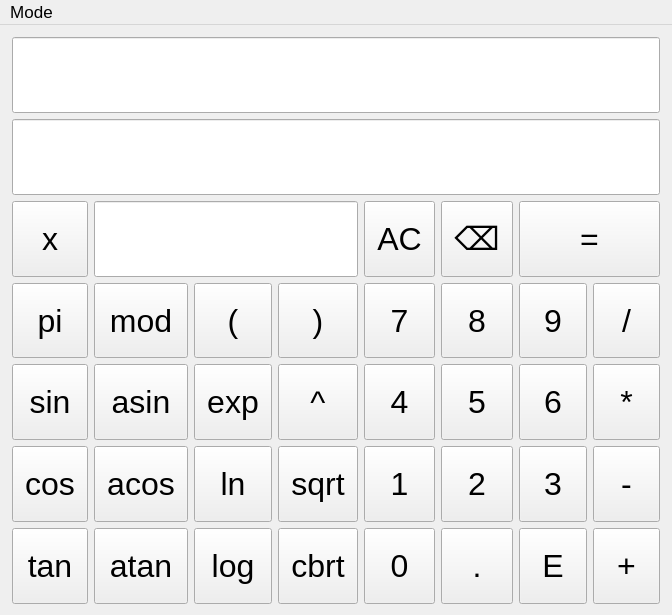
<?xml version="1.0" encoding="UTF-8"?>
<ui version="4.0">
 <class>MainWindow</class>
 <widget class="QMainWindow" name="MainWindow">
  <property name="geometry">
   <rect>
    <x>0</x>
    <y>0</y>
    <width>672</width>
    <height>615</height>
   </rect>
  </property>
  <property name="sizePolicy">
   <sizepolicy hsizetype="Expanding" vsizetype="Expanding">
    <horstretch>0</horstretch>
    <verstretch>0</verstretch>
   </sizepolicy>
  </property>
  <property name="minimumSize">
   <size>
    <width>672</width>
    <height>615</height>
   </size>
  </property>
  <property name="maximumSize">
   <size>
    <width>672</width>
    <height>615</height>
   </size>
  </property>
  <property name="sizeIncrement">
   <size>
    <width>0</width>
    <height>0</height>
   </size>
  </property>
  <property name="font">
   <font>
    <pointsize>24</pointsize>
   </font>
  </property>
  <property name="windowTitle">
   <string>Engineer Calculator</string>
  </property>
  <widget class="QWidget" name="centralwidget">
   <property name="minimumSize">
    <size>
     <width>672</width>
     <height>591</height>
    </size>
   </property>
   <property name="maximumSize">
    <size>
     <width>16777215</width>
     <height>16777215</height>
    </size>
   </property>
   <layout class="QGridLayout" name="gridLayout">
    <property name="leftMargin">
     <number>12</number>
    </property>
    <property name="topMargin">
     <number>12</number>
    </property>
    <property name="rightMargin">
     <number>12</number>
    </property>
    <property name="bottomMargin">
     <number>12</number>
    </property>
    <property name="spacing">
     <number>-1</number>
    </property>
    <item row="2" column="1" colspan="3">
     <widget class="QLineEdit" name="lineEdit_input_x">
      <property name="sizePolicy">
       <sizepolicy hsizetype="Ignored" vsizetype="Expanding">
        <horstretch>0</horstretch>
        <verstretch>0</verstretch>
       </sizepolicy>
      </property>
      <property name="frame">
       <bool>true</bool>
      </property>
     </widget>
    </item>
    <item row="5" column="5">
     <widget class="QToolButton" name="toolButton_2">
      <property name="sizePolicy">
       <sizepolicy hsizetype="Expanding" vsizetype="Expanding">
        <horstretch>0</horstretch>
        <verstretch>0</verstretch>
       </sizepolicy>
      </property>
      <property name="minimumSize">
       <size>
        <width>40</width>
        <height>40</height>
       </size>
      </property>
      <property name="cursor">
       <cursorShape>PointingHandCursor</cursorShape>
      </property>
      <property name="text">
       <string>2</string>
      </property>
     </widget>
    </item>
    <item row="3" column="4">
     <widget class="QToolButton" name="toolButton_7">
      <property name="sizePolicy">
       <sizepolicy hsizetype="Expanding" vsizetype="Expanding">
        <horstretch>0</horstretch>
        <verstretch>0</verstretch>
       </sizepolicy>
      </property>
      <property name="minimumSize">
       <size>
        <width>40</width>
        <height>40</height>
       </size>
      </property>
      <property name="cursor">
       <cursorShape>PointingHandCursor</cursorShape>
      </property>
      <property name="text">
       <string>7</string>
      </property>
     </widget>
    </item>
    <item row="6" column="1">
     <widget class="QToolButton" name="toolButton_atan">
      <property name="sizePolicy">
       <sizepolicy hsizetype="Expanding" vsizetype="Expanding">
        <horstretch>0</horstretch>
        <verstretch>0</verstretch>
       </sizepolicy>
      </property>
      <property name="minimumSize">
       <size>
        <width>40</width>
        <height>40</height>
       </size>
      </property>
      <property name="cursor">
       <cursorShape>PointingHandCursor</cursorShape>
      </property>
      <property name="text">
       <string>atan</string>
      </property>
     </widget>
    </item>
    <item row="4" column="6">
     <widget class="QToolButton" name="toolButton_6">
      <property name="sizePolicy">
       <sizepolicy hsizetype="Expanding" vsizetype="Expanding">
        <horstretch>0</horstretch>
        <verstretch>0</verstretch>
       </sizepolicy>
      </property>
      <property name="minimumSize">
       <size>
        <width>40</width>
        <height>40</height>
       </size>
      </property>
      <property name="cursor">
       <cursorShape>PointingHandCursor</cursorShape>
      </property>
      <property name="text">
       <string>6</string>
      </property>
     </widget>
    </item>
    <item row="6" column="6">
     <widget class="QToolButton" name="toolButton_E">
      <property name="sizePolicy">
       <sizepolicy hsizetype="Expanding" vsizetype="Expanding">
        <horstretch>0</horstretch>
        <verstretch>0</verstretch>
       </sizepolicy>
      </property>
      <property name="minimumSize">
       <size>
        <width>40</width>
        <height>40</height>
       </size>
      </property>
      <property name="cursor">
       <cursorShape>PointingHandCursor</cursorShape>
      </property>
      <property name="whatsThis">
       <string/>
      </property>
      <property name="text">
       <string>E</string>
      </property>
     </widget>
    </item>
    <item row="5" column="4">
     <widget class="QToolButton" name="toolButton_1">
      <property name="sizePolicy">
       <sizepolicy hsizetype="Expanding" vsizetype="Expanding">
        <horstretch>0</horstretch>
        <verstretch>0</verstretch>
       </sizepolicy>
      </property>
      <property name="minimumSize">
       <size>
        <width>40</width>
        <height>40</height>
       </size>
      </property>
      <property name="cursor">
       <cursorShape>PointingHandCursor</cursorShape>
      </property>
      <property name="text">
       <string>1</string>
      </property>
     </widget>
    </item>
    <item row="6" column="2">
     <widget class="QToolButton" name="toolButton_log">
      <property name="sizePolicy">
       <sizepolicy hsizetype="Expanding" vsizetype="Expanding">
        <horstretch>0</horstretch>
        <verstretch>0</verstretch>
       </sizepolicy>
      </property>
      <property name="minimumSize">
       <size>
        <width>40</width>
        <height>40</height>
       </size>
      </property>
      <property name="cursor">
       <cursorShape>PointingHandCursor</cursorShape>
      </property>
      <property name="text">
       <string>log</string>
      </property>
     </widget>
    </item>
    <item row="6" column="5">
     <widget class="QToolButton" name="toolButton_point">
      <property name="sizePolicy">
       <sizepolicy hsizetype="Expanding" vsizetype="Expanding">
        <horstretch>0</horstretch>
        <verstretch>0</verstretch>
       </sizepolicy>
      </property>
      <property name="minimumSize">
       <size>
        <width>40</width>
        <height>40</height>
       </size>
      </property>
      <property name="cursor">
       <cursorShape>PointingHandCursor</cursorShape>
      </property>
      <property name="text">
       <string>.</string>
      </property>
     </widget>
    </item>
    <item row="6" column="7">
     <widget class="QToolButton" name="toolButton_add">
      <property name="sizePolicy">
       <sizepolicy hsizetype="Expanding" vsizetype="Expanding">
        <horstretch>0</horstretch>
        <verstretch>0</verstretch>
       </sizepolicy>
      </property>
      <property name="minimumSize">
       <size>
        <width>40</width>
        <height>40</height>
       </size>
      </property>
      <property name="cursor">
       <cursorShape>PointingHandCursor</cursorShape>
      </property>
      <property name="text">
       <string>+</string>
      </property>
     </widget>
    </item>
    <item row="4" column="7">
     <widget class="QToolButton" name="toolButton_mult">
      <property name="sizePolicy">
       <sizepolicy hsizetype="Expanding" vsizetype="Expanding">
        <horstretch>0</horstretch>
        <verstretch>0</verstretch>
       </sizepolicy>
      </property>
      <property name="minimumSize">
       <size>
        <width>40</width>
        <height>40</height>
       </size>
      </property>
      <property name="cursor">
       <cursorShape>PointingHandCursor</cursorShape>
      </property>
      <property name="text">
       <string>*</string>
      </property>
     </widget>
    </item>
    <item row="2" column="5">
     <widget class="QToolButton" name="toolButton_backspace">
      <property name="sizePolicy">
       <sizepolicy hsizetype="Expanding" vsizetype="Expanding">
        <horstretch>0</horstretch>
        <verstretch>0</verstretch>
       </sizepolicy>
      </property>
      <property name="minimumSize">
       <size>
        <width>40</width>
        <height>40</height>
       </size>
      </property>
      <property name="cursor">
       <cursorShape>PointingHandCursor</cursorShape>
      </property>
      <property name="text">
       <string>⌫</string>
      </property>
      <property name="autoRepeat">
       <bool>true</bool>
      </property>
     </widget>
    </item>
    <item row="2" column="0">
     <widget class="QToolButton" name="toolButton_x">
      <property name="sizePolicy">
       <sizepolicy hsizetype="Expanding" vsizetype="Expanding">
        <horstretch>0</horstretch>
        <verstretch>0</verstretch>
       </sizepolicy>
      </property>
      <property name="minimumSize">
       <size>
        <width>40</width>
        <height>40</height>
       </size>
      </property>
      <property name="cursor">
       <cursorShape>PointingHandCursor</cursorShape>
      </property>
      <property name="text">
       <string>x</string>
      </property>
      <property name="popupMode">
       <enum>QToolButton::DelayedPopup</enum>
      </property>
      <property name="autoRaise">
       <bool>false</bool>
      </property>
     </widget>
    </item>
    <item row="6" column="0">
     <widget class="QToolButton" name="toolButton_tan">
      <property name="sizePolicy">
       <sizepolicy hsizetype="Expanding" vsizetype="Expanding">
        <horstretch>0</horstretch>
        <verstretch>0</verstretch>
       </sizepolicy>
      </property>
      <property name="minimumSize">
       <size>
        <width>40</width>
        <height>40</height>
       </size>
      </property>
      <property name="cursor">
       <cursorShape>PointingHandCursor</cursorShape>
      </property>
      <property name="text">
       <string>tan</string>
      </property>
     </widget>
    </item>
    <item row="3" column="5">
     <widget class="QToolButton" name="toolButton_8">
      <property name="sizePolicy">
       <sizepolicy hsizetype="Expanding" vsizetype="Expanding">
        <horstretch>0</horstretch>
        <verstretch>0</verstretch>
       </sizepolicy>
      </property>
      <property name="minimumSize">
       <size>
        <width>40</width>
        <height>40</height>
       </size>
      </property>
      <property name="cursor">
       <cursorShape>PointingHandCursor</cursorShape>
      </property>
      <property name="text">
       <string>8</string>
      </property>
     </widget>
    </item>
    <item row="4" column="0">
     <widget class="QToolButton" name="toolButton_sin">
      <property name="sizePolicy">
       <sizepolicy hsizetype="Expanding" vsizetype="Expanding">
        <horstretch>0</horstretch>
        <verstretch>0</verstretch>
       </sizepolicy>
      </property>
      <property name="minimumSize">
       <size>
        <width>40</width>
        <height>40</height>
       </size>
      </property>
      <property name="cursor">
       <cursorShape>PointingHandCursor</cursorShape>
      </property>
      <property name="text">
       <string>sin</string>
      </property>
     </widget>
    </item>
    <item row="4" column="3">
     <widget class="QToolButton" name="toolButton_power">
      <property name="sizePolicy">
       <sizepolicy hsizetype="Expanding" vsizetype="Expanding">
        <horstretch>0</horstretch>
        <verstretch>0</verstretch>
       </sizepolicy>
      </property>
      <property name="minimumSize">
       <size>
        <width>40</width>
        <height>40</height>
       </size>
      </property>
      <property name="cursor">
       <cursorShape>PointingHandCursor</cursorShape>
      </property>
      <property name="text">
       <string>^</string>
      </property>
     </widget>
    </item>
    <item row="6" column="3">
     <widget class="QToolButton" name="toolButton_cbrt">
      <property name="sizePolicy">
       <sizepolicy hsizetype="Expanding" vsizetype="Expanding">
        <horstretch>0</horstretch>
        <verstretch>0</verstretch>
       </sizepolicy>
      </property>
      <property name="minimumSize">
       <size>
        <width>40</width>
        <height>40</height>
       </size>
      </property>
      <property name="cursor">
       <cursorShape>PointingHandCursor</cursorShape>
      </property>
      <property name="text">
       <string>cbrt</string>
      </property>
     </widget>
    </item>
    <item row="5" column="1">
     <widget class="QToolButton" name="toolButton_acos">
      <property name="sizePolicy">
       <sizepolicy hsizetype="Expanding" vsizetype="Expanding">
        <horstretch>0</horstretch>
        <verstretch>0</verstretch>
       </sizepolicy>
      </property>
      <property name="minimumSize">
       <size>
        <width>40</width>
        <height>40</height>
       </size>
      </property>
      <property name="cursor">
       <cursorShape>PointingHandCursor</cursorShape>
      </property>
      <property name="text">
       <string>acos</string>
      </property>
     </widget>
    </item>
    <item row="4" column="5">
     <widget class="QToolButton" name="toolButton_5">
      <property name="sizePolicy">
       <sizepolicy hsizetype="Expanding" vsizetype="Expanding">
        <horstretch>0</horstretch>
        <verstretch>0</verstretch>
       </sizepolicy>
      </property>
      <property name="minimumSize">
       <size>
        <width>40</width>
        <height>40</height>
       </size>
      </property>
      <property name="cursor">
       <cursorShape>PointingHandCursor</cursorShape>
      </property>
      <property name="text">
       <string>5</string>
      </property>
     </widget>
    </item>
    <item row="0" column="0" colspan="8">
     <widget class="QLineEdit" name="lineEdit_input">
      <property name="sizePolicy">
       <sizepolicy hsizetype="Expanding" vsizetype="MinimumExpanding">
        <horstretch>0</horstretch>
        <verstretch>0</verstretch>
       </sizepolicy>
      </property>
      <property name="font">
       <font>
        <pointsize>24</pointsize>
       </font>
      </property>
     </widget>
    </item>
    <item row="5" column="0">
     <widget class="QToolButton" name="toolButton_cos">
      <property name="sizePolicy">
       <sizepolicy hsizetype="Expanding" vsizetype="Expanding">
        <horstretch>0</horstretch>
        <verstretch>0</verstretch>
       </sizepolicy>
      </property>
      <property name="minimumSize">
       <size>
        <width>40</width>
        <height>40</height>
       </size>
      </property>
      <property name="cursor">
       <cursorShape>PointingHandCursor</cursorShape>
      </property>
      <property name="text">
       <string>cos</string>
      </property>
     </widget>
    </item>
    <item row="1" column="0" colspan="8">
     <widget class="QLineEdit" name="lineEdit_output">
      <property name="sizePolicy">
       <sizepolicy hsizetype="Expanding" vsizetype="Expanding">
        <horstretch>0</horstretch>
        <verstretch>0</verstretch>
       </sizepolicy>
      </property>
      <property name="alignment">
       <set>Qt::AlignRight|Qt::AlignTrailing|Qt::AlignVCenter</set>
      </property>
      <property name="readOnly">
       <bool>true</bool>
      </property>
     </widget>
    </item>
    <item row="3" column="7">
     <widget class="QToolButton" name="toolButton_div">
      <property name="sizePolicy">
       <sizepolicy hsizetype="Expanding" vsizetype="Expanding">
        <horstretch>0</horstretch>
        <verstretch>0</verstretch>
       </sizepolicy>
      </property>
      <property name="minimumSize">
       <size>
        <width>40</width>
        <height>40</height>
       </size>
      </property>
      <property name="cursor">
       <cursorShape>PointingHandCursor</cursorShape>
      </property>
      <property name="text">
       <string>/</string>
      </property>
     </widget>
    </item>
    <item row="3" column="1">
     <widget class="QToolButton" name="toolButton_mod">
      <property name="sizePolicy">
       <sizepolicy hsizetype="Expanding" vsizetype="Expanding">
        <horstretch>0</horstretch>
        <verstretch>0</verstretch>
       </sizepolicy>
      </property>
      <property name="minimumSize">
       <size>
        <width>40</width>
        <height>40</height>
       </size>
      </property>
      <property name="cursor">
       <cursorShape>PointingHandCursor</cursorShape>
      </property>
      <property name="text">
       <string>mod</string>
      </property>
     </widget>
    </item>
    <item row="5" column="6">
     <widget class="QToolButton" name="toolButton_3">
      <property name="sizePolicy">
       <sizepolicy hsizetype="Expanding" vsizetype="Expanding">
        <horstretch>0</horstretch>
        <verstretch>0</verstretch>
       </sizepolicy>
      </property>
      <property name="minimumSize">
       <size>
        <width>40</width>
        <height>40</height>
       </size>
      </property>
      <property name="cursor">
       <cursorShape>PointingHandCursor</cursorShape>
      </property>
      <property name="text">
       <string>3</string>
      </property>
     </widget>
    </item>
    <item row="5" column="7">
     <widget class="QToolButton" name="toolButton_sub">
      <property name="sizePolicy">
       <sizepolicy hsizetype="Expanding" vsizetype="Expanding">
        <horstretch>0</horstretch>
        <verstretch>0</verstretch>
       </sizepolicy>
      </property>
      <property name="minimumSize">
       <size>
        <width>40</width>
        <height>40</height>
       </size>
      </property>
      <property name="cursor">
       <cursorShape>PointingHandCursor</cursorShape>
      </property>
      <property name="text">
       <string>-</string>
      </property>
     </widget>
    </item>
    <item row="4" column="4">
     <widget class="QToolButton" name="toolButton_4">
      <property name="sizePolicy">
       <sizepolicy hsizetype="Expanding" vsizetype="Expanding">
        <horstretch>0</horstretch>
        <verstretch>0</verstretch>
       </sizepolicy>
      </property>
      <property name="minimumSize">
       <size>
        <width>40</width>
        <height>40</height>
       </size>
      </property>
      <property name="cursor">
       <cursorShape>PointingHandCursor</cursorShape>
      </property>
      <property name="text">
       <string>4</string>
      </property>
     </widget>
    </item>
    <item row="5" column="3">
     <widget class="QToolButton" name="toolButton_sqrt">
      <property name="sizePolicy">
       <sizepolicy hsizetype="Expanding" vsizetype="Expanding">
        <horstretch>0</horstretch>
        <verstretch>0</verstretch>
       </sizepolicy>
      </property>
      <property name="minimumSize">
       <size>
        <width>40</width>
        <height>40</height>
       </size>
      </property>
      <property name="cursor">
       <cursorShape>PointingHandCursor</cursorShape>
      </property>
      <property name="text">
       <string>sqrt</string>
      </property>
     </widget>
    </item>
    <item row="2" column="4">
     <widget class="QToolButton" name="toolButton_all_clean">
      <property name="sizePolicy">
       <sizepolicy hsizetype="Expanding" vsizetype="Expanding">
        <horstretch>0</horstretch>
        <verstretch>0</verstretch>
       </sizepolicy>
      </property>
      <property name="minimumSize">
       <size>
        <width>40</width>
        <height>40</height>
       </size>
      </property>
      <property name="cursor">
       <cursorShape>PointingHandCursor</cursorShape>
      </property>
      <property name="text">
       <string>AC</string>
      </property>
     </widget>
    </item>
    <item row="4" column="2">
     <widget class="QToolButton" name="toolButton_exp">
      <property name="sizePolicy">
       <sizepolicy hsizetype="Expanding" vsizetype="Expanding">
        <horstretch>0</horstretch>
        <verstretch>0</verstretch>
       </sizepolicy>
      </property>
      <property name="minimumSize">
       <size>
        <width>40</width>
        <height>40</height>
       </size>
      </property>
      <property name="cursor">
       <cursorShape>PointingHandCursor</cursorShape>
      </property>
      <property name="text">
       <string>exp</string>
      </property>
     </widget>
    </item>
    <item row="2" column="6" colspan="2">
     <widget class="QToolButton" name="toolButton_equal">
      <property name="sizePolicy">
       <sizepolicy hsizetype="Expanding" vsizetype="Expanding">
        <horstretch>0</horstretch>
        <verstretch>0</verstretch>
       </sizepolicy>
      </property>
      <property name="minimumSize">
       <size>
        <width>40</width>
        <height>40</height>
       </size>
      </property>
      <property name="cursor">
       <cursorShape>PointingHandCursor</cursorShape>
      </property>
      <property name="text">
       <string>=</string>
      </property>
      <property name="shortcut">
       <string>Return</string>
      </property>
     </widget>
    </item>
    <item row="3" column="6">
     <widget class="QToolButton" name="toolButton_9">
      <property name="sizePolicy">
       <sizepolicy hsizetype="Expanding" vsizetype="Expanding">
        <horstretch>0</horstretch>
        <verstretch>0</verstretch>
       </sizepolicy>
      </property>
      <property name="minimumSize">
       <size>
        <width>40</width>
        <height>40</height>
       </size>
      </property>
      <property name="cursor">
       <cursorShape>PointingHandCursor</cursorShape>
      </property>
      <property name="text">
       <string>9</string>
      </property>
     </widget>
    </item>
    <item row="3" column="2">
     <widget class="QToolButton" name="toolButton_openBracket">
      <property name="sizePolicy">
       <sizepolicy hsizetype="Expanding" vsizetype="Expanding">
        <horstretch>0</horstretch>
        <verstretch>0</verstretch>
       </sizepolicy>
      </property>
      <property name="minimumSize">
       <size>
        <width>40</width>
        <height>40</height>
       </size>
      </property>
      <property name="cursor">
       <cursorShape>PointingHandCursor</cursorShape>
      </property>
      <property name="text">
       <string>(</string>
      </property>
     </widget>
    </item>
    <item row="3" column="3">
     <widget class="QToolButton" name="toolButton_closeBracket">
      <property name="sizePolicy">
       <sizepolicy hsizetype="Expanding" vsizetype="Expanding">
        <horstretch>0</horstretch>
        <verstretch>0</verstretch>
       </sizepolicy>
      </property>
      <property name="minimumSize">
       <size>
        <width>40</width>
        <height>40</height>
       </size>
      </property>
      <property name="cursor">
       <cursorShape>PointingHandCursor</cursorShape>
      </property>
      <property name="text">
       <string>)</string>
      </property>
     </widget>
    </item>
    <item row="5" column="2">
     <widget class="QToolButton" name="toolButton_ln">
      <property name="sizePolicy">
       <sizepolicy hsizetype="Expanding" vsizetype="Expanding">
        <horstretch>0</horstretch>
        <verstretch>0</verstretch>
       </sizepolicy>
      </property>
      <property name="minimumSize">
       <size>
        <width>40</width>
        <height>40</height>
       </size>
      </property>
      <property name="cursor">
       <cursorShape>PointingHandCursor</cursorShape>
      </property>
      <property name="text">
       <string>ln</string>
      </property>
     </widget>
    </item>
    <item row="6" column="4">
     <widget class="QToolButton" name="toolButton_0">
      <property name="sizePolicy">
       <sizepolicy hsizetype="Expanding" vsizetype="Expanding">
        <horstretch>0</horstretch>
        <verstretch>0</verstretch>
       </sizepolicy>
      </property>
      <property name="minimumSize">
       <size>
        <width>40</width>
        <height>40</height>
       </size>
      </property>
      <property name="cursor">
       <cursorShape>PointingHandCursor</cursorShape>
      </property>
      <property name="text">
       <string>0</string>
      </property>
     </widget>
    </item>
    <item row="4" column="1">
     <widget class="QToolButton" name="toolButton_asin">
      <property name="sizePolicy">
       <sizepolicy hsizetype="Expanding" vsizetype="Expanding">
        <horstretch>0</horstretch>
        <verstretch>0</verstretch>
       </sizepolicy>
      </property>
      <property name="minimumSize">
       <size>
        <width>40</width>
        <height>40</height>
       </size>
      </property>
      <property name="cursor">
       <cursorShape>PointingHandCursor</cursorShape>
      </property>
      <property name="text">
       <string>asin</string>
      </property>
     </widget>
    </item>
    <item row="3" column="0">
     <widget class="QToolButton" name="toolButton_pi">
      <property name="sizePolicy">
       <sizepolicy hsizetype="Expanding" vsizetype="Expanding">
        <horstretch>0</horstretch>
        <verstretch>0</verstretch>
       </sizepolicy>
      </property>
      <property name="minimumSize">
       <size>
        <width>40</width>
        <height>40</height>
       </size>
      </property>
      <property name="cursor">
       <cursorShape>PointingHandCursor</cursorShape>
      </property>
      <property name="text">
       <string>pi</string>
      </property>
     </widget>
    </item>
   </layout>
  </widget>
  <widget class="QMenuBar" name="menubar">
   <property name="geometry">
    <rect>
     <x>0</x>
     <y>0</y>
     <width>672</width>
     <height>24</height>
    </rect>
   </property>
   <property name="font">
    <font>
     <pointsize>13</pointsize>
    </font>
   </property>
   <widget class="QMenu" name="menu">
    <property name="title">
     <string>Mode</string>
    </property>
    <addaction name="actionEngineer_Calculator"/>
    <addaction name="actionGraph_View"/>
    <addaction name="separator"/>
    <addaction name="actionCredit_Calculator"/>
    <addaction name="actionDeposit_Calculator"/>
   </widget>
   <addaction name="menu"/>
  </widget>
  <action name="actionEngineer_Calculator">
   <property name="text">
    <string>Engineer Calculator</string>
   </property>
   <property name="shortcut">
    <string>Ctrl+1</string>
   </property>
  </action>
  <action name="actionCredit_Calculator">
   <property name="text">
    <string>Credit Calculator</string>
   </property>
   <property name="shortcut">
    <string>Ctrl+3</string>
   </property>
  </action>
  <action name="actionDeposit_Calculator">
   <property name="text">
    <string>Deposit Calculator</string>
   </property>
   <property name="shortcut">
    <string>Ctrl+4</string>
   </property>
  </action>
  <action name="actionGraph_View">
   <property name="text">
    <string>Graph Plot</string>
   </property>
   <property name="shortcut">
    <string>Ctrl+2</string>
   </property>
  </action>
 </widget>
 <tabstops>
  <tabstop>lineEdit_output</tabstop>
  <tabstop>toolButton_x</tabstop>
  <tabstop>lineEdit_input_x</tabstop>
  <tabstop>toolButton_all_clean</tabstop>
  <tabstop>toolButton_backspace</tabstop>
  <tabstop>toolButton_equal</tabstop>
  <tabstop>toolButton_pi</tabstop>
  <tabstop>toolButton_mod</tabstop>
  <tabstop>toolButton_openBracket</tabstop>
  <tabstop>toolButton_closeBracket</tabstop>
  <tabstop>toolButton_7</tabstop>
  <tabstop>toolButton_8</tabstop>
  <tabstop>toolButton_9</tabstop>
  <tabstop>toolButton_div</tabstop>
  <tabstop>toolButton_sin</tabstop>
  <tabstop>toolButton_asin</tabstop>
  <tabstop>toolButton_exp</tabstop>
  <tabstop>toolButton_power</tabstop>
  <tabstop>toolButton_4</tabstop>
  <tabstop>toolButton_5</tabstop>
  <tabstop>toolButton_6</tabstop>
  <tabstop>toolButton_mult</tabstop>
  <tabstop>toolButton_cos</tabstop>
  <tabstop>toolButton_acos</tabstop>
  <tabstop>toolButton_ln</tabstop>
  <tabstop>toolButton_sqrt</tabstop>
  <tabstop>toolButton_1</tabstop>
  <tabstop>toolButton_2</tabstop>
  <tabstop>toolButton_3</tabstop>
  <tabstop>toolButton_sub</tabstop>
  <tabstop>toolButton_tan</tabstop>
  <tabstop>toolButton_atan</tabstop>
  <tabstop>toolButton_log</tabstop>
  <tabstop>toolButton_cbrt</tabstop>
  <tabstop>toolButton_0</tabstop>
  <tabstop>toolButton_point</tabstop>
  <tabstop>toolButton_E</tabstop>
  <tabstop>toolButton_add</tabstop>
 </tabstops>
 <resources/>
 <connections/>
</ui>
